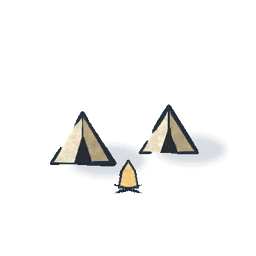
#> input picture src/Map.Rendering/HexArt/camp_0.webp, 256 x 256 px, given in place of mountains_ground.webp, which was not available; the run also reads 1 picture not shown here
$ python ink3.py ../../../src/Map.Rendering/HexArt ../../../src/Map.Rendering/HexArt/camp_1.webp
#> lines starting #> are read from the running program, lines starting #| are printed output that depends on the picture; after the words box and inside, x2 and y2 are one past the last pixel; in counts of white or black regions, pixels touching at a corner belong together; pictures that were not available may be replaced by others from this repository, and a replacement may not be noted
### tools/HexArt/ink/ink_mountains.py
"""Ink mountains for hex tiles, adapted (not copied) from the owner's reference sheets 3-5.

Technique read from the references:
  * one confident contour with pressure: thick on the shadow-side ridge, thin and broken at the tips,
    open at the base where it flicks out into a short ground line;
  * light from the right: the left faces carry the tone - a wash plus fall-line hatching that starts
    dense under the crest and thins out toward the foot; the lit faces stay paper with a few ticks;
  * solid ink wedges in the crevices right under the crest and where spurs split off;
  * small mountains are the same drawing with fewer marks.
Palette is the hex set's snow/ice (ground #f1f7fa, mid #e4f0f7, shade #90a4b2) with slate ink.

    python ink_mountains.py <out-dir>
"""
import math
import random
import sys
import os

from PIL import Image, ImageDraw, ImageFilter, ImageChops

K = 4                      # canvas px per tile px
N = 256 * K
INK = (30, 40, 52, 255)
SHADE = (144, 164, 178)
MID = (196, 212, 223)
SNOW = (241, 247, 250)
GROUND_DARK = (228, 240, 247)


def lerp(a, b, t):
    return a + (b - a) * t


def smooth(points, steps=8):
    """Catmull-Rom through the points."""
    if len(points) < 3:
        out = []
        for i in range(len(points) - 1):
            for s in range(steps):
                t = s / steps
                out.append((lerp(points[i][0], points[i + 1][0], t), lerp(points[i][1], points[i + 1][1], t)))
        out.append(points[-1])
        return out
    p = [points[0]] + list(points) + [points[-1]]
    out = []
    for i in range(1, len(p) - 2):
        p0, p1, p2, p3 = p[i - 1], p[i], p[i + 1], p[i + 2]
        for s in range(steps):
            t = s / steps
            t2, t3 = t * t, t * t * t
            out.append(tuple(0.5 * ((2 * p1[k]) + (-p0[k] + p2[k]) * t + (2 * p0[k] - 5 * p1[k] + 4 * p2[k] - p3[k]) * t2
                                    + (-p0[k] + 3 * p1[k] - 3 * p2[k] + p3[k]) * t3) for k in (0, 1)))
    out.append(points[-1])
    return out


def stroke(draw, pts, w0, w1, color=INK, swell=0.0, curve=True, jitter=None):
    """A pen stroke with pressure: width goes w0 -> w1 with a swell in the middle."""
    if curve and len(pts) > 2:
        path = smooth(pts)
    else:
        # straight pen segments: corners stay sharp
        path = []
        for i in range(len(pts) - 1):
            seg = max(2, int(math.dist(pts[i], pts[i + 1]) / 3))
            path += [(lerp(pts[i][0], pts[i + 1][0], s / seg), lerp(pts[i][1], pts[i + 1][1], s / seg)) for s in range(seg)]
        path.append(pts[-1])
    n = len(path)
    if n < 2:
        return
    left, right = [], []
    for i, (x, y) in enumerate(path):
        a = path[max(0, i - 1)]
        b = path[min(n - 1, i + 1)]
        dx, dy = b[0] - a[0], b[1] - a[1]
        ln = math.hypot(dx, dy) or 1
        nx, ny = -dy / ln, dx / ln
        t = i / (n - 1)
        w = lerp(w0, w1, t) + swell * math.sin(math.pi * t)
        if jitter:
            w *= 1 + jitter.uniform(-0.12, 0.12)
        w = max(w, 0.3) / 2
        left.append((x + nx * w, y + ny * w))
        right.append((x - nx * w, y - ny * w))
    draw.polygon(left + right[::-1], fill=color)


def jag(a, b, rng, depth, rough):
    """Jagged ridge between two points (midpoint displacement, perpendicular)."""
    if depth == 0:
        return [a, b]
    mx, my = (a[0] + b[0]) / 2, (a[1] + b[1]) / 2
    dx, dy = b[0] - a[0], b[1] - a[1]
    ln = math.hypot(dx, dy)
    off = rng.uniform(-rough, rough) * ln
    m = (mx - dy / ln * off, my + dx / ln * off)
    return jag(a, m, rng, depth - 1, rough * 0.6)[:-1] + jag(m, b, rng, depth - 1, rough * 0.6)


def point_on(path, t):
    """Point at fraction t of the polyline's length."""
    lens = [math.dist(path[i], path[i + 1]) for i in range(len(path) - 1)]
    total = sum(lens)
    d = t * total
    for i, l in enumerate(lens):
        if d <= l:
            f = d / l if l else 0
            return (lerp(path[i][0], path[i + 1][0], f), lerp(path[i][1], path[i + 1][1], f))
        d -= l
    return path[-1]


class Mountain:
    # [27 lines left out: function __init__, not called in this run]

    def shadow_poly(self):
        return self.left + self.crest[::-1][:-1]

    # [128 lines left out: functions paint, ground, compose, not called in this run]


def hex_mask(size, flat=True):
    m = Image.new("L", (size, size), 0)
    d = ImageDraw.Draw(m)
    r = size / 2
    pts = []
    for i in range(6):
        a = math.radians(60 * i + (0 if flat else 30))
        pts.append((size / 2 + r * math.cos(a), size / 2 + r * math.sin(a)))
    d.polygon(pts, fill=255)
    return m


# [17 lines that do not run on import are left out]

### tools/HexArt/ink/ink2.py
"""Second pass: wide massifs with toothed summits, full-face fall-line hatching, ink slivers.

    python ink2.py <out-dir>
"""
import math
import os
import random
import sys

from PIL import Image, ImageChops, ImageDraw, ImageFilter

from ink_mountains import INK, K, MID, N, SNOW, SHADE, ground, hex_mask, jag, lerp, point_on, smooth, stroke


def inside_poly(poly, x, y):
    c = False
    j = len(poly) - 1
    for i in range(len(poly)):
        xi, yi = poly[i]
        xj, yj = poly[j]
        if (yi > y) != (yj > y) and x < (xj - xi) * (y - yi) / (yj - yi) + xi:
            c = not c
        j = i
    return c


def sliver(draw, path, t0, t1, thick, side, color=INK):
    """A solid ink sliver hugging a line between fractions t0..t1, widest in the middle."""
    pts = [point_on(path, lerp(t0, t1, k / 10)) for k in range(11)]
    inner = []
    for k, (x, y) in enumerate(pts):
        a = pts[max(0, k - 1)]
        b = pts[min(10, k + 1)]
        dx, dy = b[0] - a[0], b[1] - a[1]
        ln = math.hypot(dx, dy) or 1
        w = thick * math.sin(math.pi * k / 10) ** 0.8
        inner.append((x - dy / ln * w * side, y + dx / ln * w * side))
    draw.polygon(pts + inner[::-1], fill=color)


class Mountain:
    """A massif: wide foot, concave shadow ridge on the left, a toothed summit, a shouldered lit ridge."""

    # [33 lines left out: function __init__, not called in this run]

    def paint(self, img):
        rng = self.rng
        h = self.height
        d = ImageDraw.Draw(img, "RGBA")
        cast = Image.new("L", img.size, 0)
        ImageDraw.Draw(cast).ellipse([self.lb[0] - h * 0.1, self.base - h * 0.06, self.rb[0] + h * 0.05, self.base + h * 0.06], fill=90)
        img.paste(Image.new("RGB", img.size, MID), (0, 0), cast.filter(ImageFilter.GaussianBlur(h * 0.05)))
        d.polygon(self.outline, fill=SNOW + (255,))

        crest = smooth(self.crest)
        shadow = self.left + crest[1:]
        mask = Image.new("L", img.size, 0)
        ImageDraw.Draw(mask).polygon(shadow, fill=255)
        grad = Image.new("L", img.size, 0)
        gd = ImageDraw.Draw(grad)
        for i in range(30):
            t = i / 29
            y0 = lerp(self.top[1], self.base, t)
            gd.rectangle([0, y0, img.size[0], y0 + h / 29 + 2], fill=int(lerp(190, 60, t)))
        img.paste(Image.new("RGB", img.size, MID), (0, 0), ImageChops.multiply(mask, grad).filter(ImageFilter.GaussianBlur(K)))
        img.paste(Image.new("RGB", img.size, SHADE), (0, 0),
                  ImageChops.multiply(mask, grad.point(lambda v: int(v * 0.55))).filter(ImageFilter.GaussianBlur(K * 2)))
        body = Image.new("L", img.size, 0)
        ImageDraw.Draw(body).polygon(self.outline, fill=255)
        low = Image.new("L", img.size, 0)
        ImageDraw.Draw(low).rectangle([0, self.base - h * 0.25, img.size[0], self.base], fill=70)
        img.paste(Image.new("RGB", img.size, MID), (0, 0), ImageChops.multiply(body, low.filter(ImageFilter.GaussianBlur(h * 0.1))))

        hatch = Image.new("RGBA", img.size, (0, 0, 0, 0))
        hd = ImageDraw.Draw(hatch)
        gap = K * (2.3 if self.kind == "rocky" else 3.2)
        total = sum(math.dist(crest[i], crest[i + 1]) for i in range(len(crest) - 1))
        steps = max(4, int(total / gap))
        for i in range(steps):
            t = (i + rng.uniform(-0.25, 0.25)) / steps
            if t > 0.93:
                break
            p = point_on(crest, max(0.0, t))
            ang = math.radians(lerp(118, 150, t) + rng.uniform(-4, 4))
            reach = 0
            while reach < h and inside_poly(shadow, p[0] + math.cos(ang) * (reach + K), p[1] + math.sin(ang) * (reach + K)):
                reach += K
            if reach < K * 3:
                continue
            share = rng.uniform(0.45, 0.95) * (1 - 0.35 * t)
            q = (p[0] + math.cos(ang) * reach * share, p[1] + math.sin(ang) * reach * share)
            stroke(hd, [(p[0] + K * 0.5, p[1]), q], K * lerp(1.1, 0.75, t), 0.25,
                   color=INK[:3] + (int(lerp(230, 140, t)),), jitter=rng)
        left = smooth(self.left)
        for _ in range(int(h / K / 5)):
            t = rng.uniform(0.15, 0.9)
            p = point_on(left, t)
            ang = math.radians(rng.uniform(55, 80))
            ln = h * rng.uniform(0.06, 0.13)
            stroke(hd, [(p[0] + K, p[1] + K * 1.5), (p[0] + math.cos(ang) * ln + K, p[1] + math.sin(ang) * ln)], K * 0.8, 0.2,
                   color=INK[:3] + (150,))
        img.paste(hatch, (0, 0), ImageChops.multiply(hatch.getchannel("A"), mask))

        d = ImageDraw.Draw(img, "RGBA")
        sliver(d, left, rng.uniform(0.62, 0.7), rng.uniform(0.86, 0.95), h * 0.055, 1)
        sliver(d, crest, 0.04, rng.uniform(0.22, 0.32), h * 0.05, 1)
        # each tooth casts a thin ink sliver down its left flank, and a short ridge falls from it
        for k in range(2, len(self.teeth), 2):
            tip, notch = self.teeth[k], self.teeth[k - 1]
            fall = (tip[0] - h * rng.uniform(0.02, 0.06), tip[1] + h * rng.uniform(0.18, 0.3))
            sliver(d, [tip, (lerp(tip[0], fall[0], 0.5) - K, lerp(tip[1], fall[1], 0.5)), fall], 0.0, 0.75, h * 0.03, 1)
            stroke(d, [tip, fall], K * 1.3, K * 0.2)
            for j in range(3):
                a = point_on([tip, fall], 0.25 + j * 0.2)
                stroke(d, [(a[0] - K, a[1]), (a[0] - h * 0.05, a[1] + h * 0.05)], K * 0.7, 0.2, color=INK[:3] + (170,))
        right = smooth(self.right)
        if self.kind == "rocky" and h > 50 * K:
            # spurs down the lit face, each with a sliver and a few short strokes on its shadow side
            for t0 in (rng.uniform(0.28, 0.38), rng.uniform(0.5, 0.62)):
                s = point_on(right, t0)
                e = (s[0] - h * rng.uniform(0.04, 0.1), s[1] + h * rng.uniform(0.2, 0.3) * (1.1 - t0))
                mid = (lerp(s[0], e[0], 0.5) + rng.uniform(-1, 1) * K, lerp(s[1], e[1], 0.5))
                stroke(d, [s, mid, e], K * 1.1, K * 0.2, curve=False)
                sliver(d, [s, mid, e], 0.05, 0.5, h * 0.025, 1)
                for j in range(4):
                    a = point_on([s, mid, e], 0.2 + j * 0.18)
                    stroke(d, [(a[0] - K, a[1] + K * 0.5), (a[0] - h * rng.uniform(0.04, 0.07), a[1] + h * 0.06)], K * 0.7, 0.2,
                           color=INK[:3] + (150,))
        if self.kind == "rocky" and len(self.teeth) > 1:
            c2 = smooth(self.crest2)
            stroke(d, c2[: int(len(c2) * 0.8)], K * 1.2, K * 0.2, curve=False)
            sliver(d, c2, 0.05, 0.35, h * 0.03, 1)
            for j in range(7):
                a = point_on(c2, 0.08 + j * 0.11)
                ln = h * rng.uniform(0.06, 0.12) * (1 - j * 0.07)
                stroke(d, [(a[0] - K, a[1] + K * 0.5), (a[0] - ln * 0.7, a[1] + ln)], K * 0.75, 0.2, color=INK[:3] + (int(lerp(200, 120, j / 6)),))
        cut = int(len(crest) * rng.uniform(0.55, 0.7))
        stroke(d, crest[:cut], K * 1.5, K * 0.3, curve=False)
        for _ in range(3 if self.kind == "rocky" else 1):
            p = point_on(right, rng.uniform(0.35, 0.85))
            stroke(d, [(p[0] - K * 1.5, p[1] + K), (p[0] - h * 0.05, p[1] + h * rng.uniform(0.05, 0.1))], K * 0.8, 0.2,
                   color=INK[:3] + (190,))
        stroke(d, self.left, K * 0.5, K * 2.5, swell=K * 0.7, curve=False, jitter=rng)
        stroke(d, self.right, K * 2.1, K * 0.4, curve=False, jitter=rng)
        for _ in range(rng.choice([2, 3, 4])):
            x = lerp(self.lb[0], self.rb[0], rng.uniform(0.05, 0.95))
            y = self.base + rng.uniform(0.5, 2.5) * K
            stroke(d, [(x, y), (x + rng.uniform(3, 8) * K, y + K * 0.2)], K * 0.7, 0.2, color=INK[:3] + (140,))


LAYOUTS = [
    # (cx, base, height, half, kind, lean) in tile px, drawn back to front
    [(132, 170, 96, 78, "rocky", 0.0), (82, 204, 44, 40, "rocky", 0.05), (180, 198, 34, 32, "smooth", 0.0)],
    [(124, 168, 100, 74, "rocky", 0.1), (178, 202, 48, 40, "rocky", -0.05), (84, 210, 30, 30, "smooth", 0.0)],
    [(128, 172, 104, 72, "rocky", -0.05), (176, 196, 50, 40, "rocky", 0.0), (80, 206, 38, 34, "rocky", 0.0), (132, 218, 22, 24, "smooth", 0.0)],
]


# [6 lines left out: function compose, not called in this run]


# [29 lines that do not run on import are left out]

### tools/HexArt/ink/ink3.py
"""Third pass after the owner's notes: upright mountains, a centred pyramid composition, a rich snow ground.

    py -3 ink3.py <out-dir> <hexart-dir>
"""
import math
import os
import random
import sys

from PIL import Image, ImageChops, ImageDraw, ImageFilter

from ink_mountains import INK, K, MID, N, SHADE, SNOW, hex_mask, jag, lerp, point_on, smooth, stroke
import ink2
from ink2 import Mountain


class Upright(Mountain):
    """Summit straight above the middle of the foot; teeth on both sides of it; a near-vertical crest."""

    def __init__(self, cx, base, height, half, rng, kind="rocky"):
        self.rng, self.kind, self.base, self.height, self.half = rng, kind, base, height, half
        top = (cx, base - height)
        lb = (cx - half, base)
        rb = (cx + half, base)
        rough = 0.05 if kind == "rocky" else 0.025
        # flanks: steep shoulders high up, a gentle foot (both sides alike, so nothing leans)
        def flank(side):
            k2 = (cx + side * half * 0.28, lerp(top[1], base, 0.42))
            k1 = (cx + side * half * 0.62, lerp(top[1], base, 0.82))
            foot = (cx + side * half, base)
            return [top] + jag(top, k2, rng, 2, rough * 1.3)[1:-1] + [k2] + jag(k2, k1, rng, 2, rough)[1:-1] + [k1] \
                + jag(k1, foot, rng, 1, rough * 0.5)[1:]
        lflank, rflank = flank(-1), flank(1)
        # a toothed summit: one lower tooth each side of the main peak
        teeth_l, teeth_r = [], []
        if kind == "rocky":
            for side, store in ((-1, teeth_l), (1, teeth_r)):
                if rng.random() < 0.85:
                    a = point_on(lflank if side < 0 else rflank, rng.uniform(0.12, 0.18))
                    tip = (a[0] + side * half * 0.02, a[1] - height * rng.uniform(0.07, 0.11))
                    notch = point_on(lflank if side < 0 else rflank, rng.uniform(0.06, 0.09))
                    store += [notch, tip, a]
        left = lflank[::-1]
        if teeth_l:
            n, t, a = teeth_l
            ia = min(range(len(left)), key=lambda i: math.dist(left[i], a))
            left = left[:ia] + [a, t, n, top]
        right = rflank
        if teeth_r:
            n, t, a = teeth_r
            ia = min(range(len(right)), key=lambda i: math.dist(right[i], a))
            right = [top, n, t, a] + right[ia + 1:]
        self.left, self.right, self.top, self.lb, self.rb = left, right, top, lb, rb
        self.teeth = [top] + ([teeth_r[0], teeth_r[1]] if teeth_r else [])
        self.outline = left + right[1:]
        # the crest falls almost straight down, a little left of the middle, with ledges
        foot = (cx - half * rng.uniform(0.05, 0.15), base)
        self.crest = [top]
        for i, f in enumerate((0.2, 0.42, 0.64, 0.84)):
            wob = half * rng.uniform(0.03, 0.07) * (1 if i % 2 == 0 else -1)
            self.crest.append((lerp(top[0], foot[0], f) + wob, lerp(top[1], base, f)))
        self.crest.append(foot)
        start = teeth_r[1] if teeth_r else point_on(right, 0.15)
        self.crest2 = [start, (lerp(start[0], rb[0], 0.18), lerp(start[1], base, 0.45)),
                       (lerp(start[0], rb[0], 0.3), lerp(start[1], base, 0.8))]


def snow_ground(hexart, variant, rng):
    """The hex set's own snow, then drawn detail: drifts with blue shadows, buried rocks, wind lines."""
    g = Image.open(os.path.join(hexart, "mountains_ground.webp")).convert("RGB").resize((N, N), Image.Resampling.BICUBIC)
    d = ImageDraw.Draw(g, "RGBA")
    # drifts: a soft blue shadow under a lit crescent edge
    for _ in range(9):
        x, y = rng.uniform(0, N), rng.uniform(0, N)
        w, h = rng.uniform(26, 60) * K, rng.uniform(5, 10) * K
        shade = Image.new("L", (N, N), 0)
        ImageDraw.Draw(shade).ellipse([x - w, y - h * 0.2, x + w, y + h], fill=110)
        g.paste(Image.new("RGB", (N, N), (206, 222, 233)), (0, 0), shade.filter(ImageFilter.GaussianBlur(K * 4)))
        stroke(d, [(x - w * 0.7, y + h * 0.1), (x, y - h * 0.15), (x + w * 0.6, y + h * 0.1)], K * 0.5, K * 0.2,
               color=(120, 142, 160, 110))
    # wind lines
    for _ in range(26):
        x, y = rng.uniform(0, N), rng.uniform(0, N)
        ln = rng.uniform(8, 22) * K
        stroke(d, [(x, y), (x + ln * 0.5, y - K * 0.6), (x + ln, y + K * 0.2)], K * 0.45, 0.2, color=(130, 152, 170, 90))
    # rocks breaking through the snow: only the shadowed underside shows, the top stays under snow
    for _ in range(rng.choice([2, 3])):
        x, y = rng.uniform(40, 216) * K, rng.uniform(36, 220) * K
        s = rng.uniform(3, 5.5) * K
        under = [(x - s, y), (x - s * 0.5, y - s * rng.uniform(0.25, 0.4)), (x + s * 0.2, y - s * rng.uniform(0.1, 0.3)),
                 (x + s * 0.7, y - s * 0.2), (x + s, y)]
        d.polygon(under + [(x + s * 0.6, y + s * 0.15), (x - s * 0.6, y + s * 0.12)], fill=SHADE + (255,))
        stroke(d, under, K * 0.4, K * 0.9, color=INK[:3] + (230,), curve=False)
        for j in range(3):
            xx = lerp(x - s * 0.8, x + s * 0.6, j / 2)
            stroke(d, [(xx, y - s * 0.15), (xx - s * 0.2, y + s * 0.1)], K * 0.5, 0.2, color=INK[:3] + (170,))
    # pebbles and dots
    for _ in range(30):
        x, y = rng.uniform(0, N), rng.uniform(0, N)
        r = rng.uniform(0.4, 0.9) * K
        d.ellipse([x - r, y - r * 0.7, x + r, y + r * 0.7], fill=INK[:3] + (int(rng.uniform(70, 150)),))
    return g


# (dx, dy-of-foot, height, half, kind) relative to the group; the first is the main mountain, drawn after the
# ones behind it. Every group is a pyramid: the big one centred, smaller ones lower and to the sides.
GROUPS = [
    [("back", 0, 0, 82, 72, "rocky"), ("front", -54, 30, 42, 34, "rocky"), ("front", 54, 26, 36, 30, "smooth")],
    [("back", 0, 0, 86, 70, "rocky"), ("front", 52, 28, 46, 36, "rocky"), ("front", -52, 32, 32, 30, "smooth")],
    [("back", 6, 0, 80, 70, "rocky"), ("side", -50, 12, 52, 40, "rocky"), ("front", 54, 32, 32, 30, "smooth")],
]


def compose(hexart, variant):
    rng = random.Random(3000 + variant)
    img = snow_ground(hexart, variant, rng)
    group = GROUPS[variant % 3]
    # bounding box of the group, then shift so it sits in the optical centre of the hex
    xs, ys = [], []
    for _, dx, dy, h, half, _k in group:
        xs += [dx - half * 1.1, dx + half * 1.1]
        ys += [dy - h, dy + 4]
    ox = 128 - (min(xs) + max(xs)) / 2
    # the owner (2026-10-22): the main group sits higher, toward the top of the hex
    oy = 112 - (min(ys) + max(ys)) / 2
    # a cool shadow pool the whole group stands in, so it sits on the ground
    pool = Image.new("L", (N, N), 0)
    ImageDraw.Draw(pool).ellipse([(min(xs) + ox - 6) * K, (max(ys) + oy - 22) * K, (max(xs) + ox + 6) * K, (max(ys) + oy + 6) * K], fill=120)
    img.paste(Image.new("RGB", (N, N), (200, 216, 228)), (0, 0), pool.filter(ImageFilter.GaussianBlur(K * 6)))
    placed = [(dx + ox, dy + oy, h, half, kind) for _, dx, dy, h, half, kind in group]
    # ...and more small mountains over the rest of the hex, the edges too (each wholly inside the hex)
    def inside_hex(x, y, margin):
        dy = abs(y - 128)
        return dy <= 111 - margin and abs(x - 128) <= 128 - dy / math.sqrt(3) - margin

    def clear(x, foot, h, half):
        for px, pfoot, ph, phalf, _ in placed:
            if abs(x - px) < (half + phalf) * 0.8 and foot > pfoot - ph * 0.9 and foot - h < pfoot + 4:
                return False
        return True

    def fits(x, foot, h, half):
        return inside_hex(x - half, foot, 6) and inside_hex(x + half, foot, 6) and inside_hex(x, foot - h, 6)

    # A range runs from the main massif's foothill down toward one lower corner: each step smaller,
    # a little lower and tucked partly behind the previous one, like the spurs of one ridge.
    side = (-1, 1, -1)[variant % 3]
    start = max((m for m in placed[1:] if (m[0] - placed[0][0]) * side > 0), key=lambda m: abs(m[0] - placed[0][0]), default=placed[0])
    x, foot, h, half = start[0], start[1], start[2], start[3]
    for _ in range(rng.choice([2, 3])):
        nh = h * rng.uniform(0.62, 0.74)
        nhalf = nh * rng.uniform(0.95, 1.15)
        nx = x + side * (half * 0.55 + nhalf * 0.6)
        nfoot = foot + nh * rng.uniform(0.35, 0.55)
        while nh > 10 and not fits(nx, nfoot, nh, nhalf):
            nh *= 0.85
            nhalf *= 0.85
            nx = x + side * (half * 0.55 + nhalf * 0.6)
        if nh <= 10:
            break
        placed.append((nx, nfoot, nh, nhalf, "rocky" if nh > 22 else "smooth"))
        x, foot, h, half = nx, nfoot, nh, nhalf
    # one small hill on the other side, lower down, to balance the range (not on the same line)
    for _ in range(200):
        bh = rng.uniform(15, 20)
        bhalf = bh * rng.uniform(1.0, 1.2)
        bx = 128 - side * rng.uniform(30, 70)
        bfoot = rng.uniform(186, 214)
        if fits(bx, bfoot, bh, bhalf) and clear(bx, bfoot, bh, bhalf) and all(abs(bfoot - m[1]) > 6 for m in placed):
            placed.append((bx, bfoot, bh, bhalf, "smooth"))
            break
    # back to front: the lower the foot, the nearer the mountain
    for x, foot, h, half, kind in sorted(placed, key=lambda m: m[1]):
        Upright(x * K, foot * K, h * K, half * K, rng, kind).paint(img)
    return img


if __name__ == "__main__":
    out, hexart = sys.argv[1], sys.argv[2]
    os.makedirs(out, exist_ok=True)
    sheet = Image.new("RGB", (3 * 520 + 20, 540), (60, 64, 70))
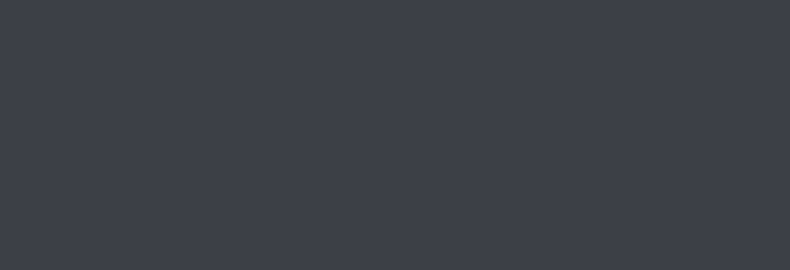
#> sheet: PIL image 1580x540 RGB (shown at 1/2 size); mean R, G, B 60, 64, 70
    mask = hex_mask(512)
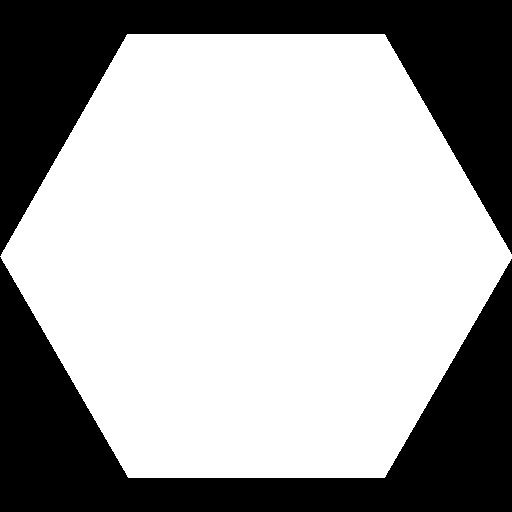
#> mask: PIL image 512x512 L; 65.2% white; 2 black regions, box (x1, y1, x2, y2) and area: (0, 0, 512, 256) 45619, (0, 257, 512, 512) 45603
    for v in range(3):
        big = compose(hexart, v)
#> in snow_ground, `g = Image.open(os.path.join(hexart, "mountains_ground.webp")).convert(..`:
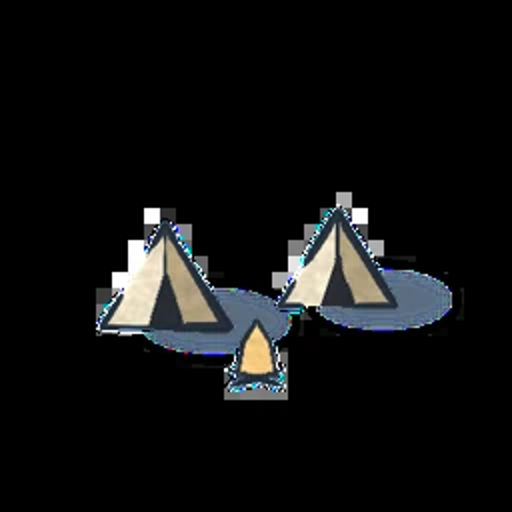
#> g: PIL image 1024x1024 RGB (shown at 1/2 size); mean R, G, B 15.5, 16.2, 16.5
#> (the rest of the program and of its run is left out)
